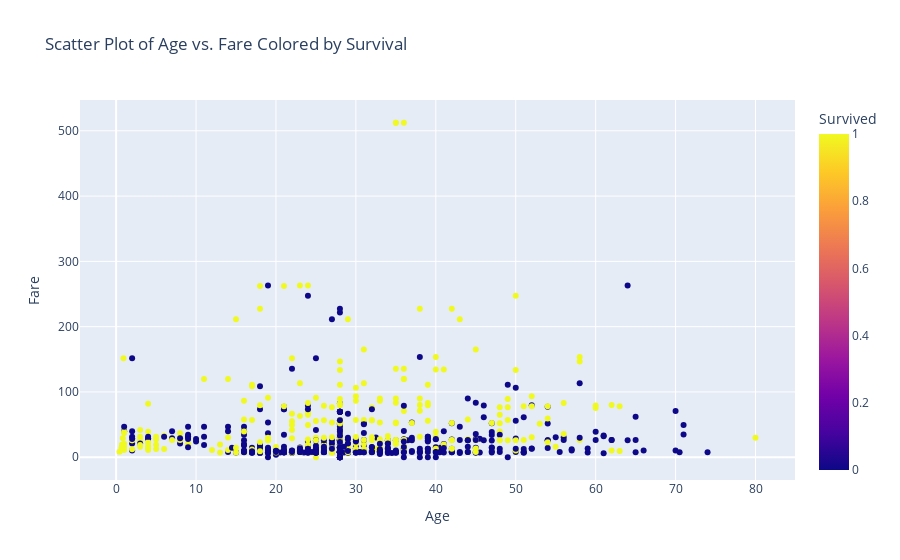

Notebook source saved alongside this figure:
### Markdown cell above
## Components of the Confusion Matrix
### True Positive (TP):
- *Definition*: The number of instances where the model correctly predicted the positive class.
- *Example*: If the model predicts that a passenger survived and they actually survived, it is counted as a TP.
- Consider a medical test for detecting a disease. A true positive is when the test correctly identifies a person with the disease as positive.
### True Negative (TN):
- *Definition*: The number of instances where the model correctly predicted the negative class.
- *Example*: If the model predicts that a passenger did not survive and they actually did not survive, it is counted as a TN.
- In the same medical test, a true negative is when the test correctly identifies a healthy person as negative.
### False Positive (FP):
- *Definition*: The number of instances where the model incorrectly predicted the positive class.
- *Example*: If the model predicts that a passenger survived but they did not survive, it is counted as a FP. This is also known as a Type I error.
- A false positive in the medical test scenario is when the test incorrectly identifies a healthy person as having the disease. This can cause unnecessary stress and further tests.
### False Negative (FN):
- *Definition*: The number of instances where the model incorrectly predicted the negative class.
- *Example*: If the model predicts that a passenger did not survive but they actually survived, it is counted as a FN. This is also known as a Type II error.
- In the medical test scenario, a false negative is when the test incorrectly identifies a person with the disease as negative. This can be dangerous as the disease might go untreated.

## Importance of Each Component
- *True Positives (TP) and True Negatives (TN)*: These represent the correctly classified instances and contribute to the overall accuracy of the model.
- *False Positives (FP)*: These are incorrect predictions where the model falsely alarms. In critical applications like medical diagnoses, FPs can lead to unnecessary treatments.
- *False Negatives (FN)*: These are incorrect predictions where the model fails to detect the actual positives. In critical applications, FNs can be more severe than FPs because they might lead to missed treatments.

<hr>

Predicted Not Survived (0)	Predicted Survived (1)

 Actual Not Survived (0) 80 10 
 
 Actual Survived (1)  5 45

<hr>

- TP (True Positive): 45 passengers were correctly predicted to have survived.
- TN (True Negative): 80 passengers were correctly predicted not to have survived.
- FP (False Positive): 10 passengers were incorrectly predicted to have survived (but they did not).
- FN (False Negative): 5 passengers were incorrectly predicted not to have survived (but they did).
 

<hr>

### Structure of a Multi-Class Confusion Matrix
For a problem with k classes, the confusion matrix will be a k×k table where:
- The rows represent the actual classes.
- The columns represent the predicted classes.
- Each cell in the matrix C(i,j) represents the number of instances where the actual class is i and the predicted class is j.

### Interpretation
- Diagonal Elements (True Positives for Each Class):
    - The diagonal elements C(i,i) represent the number of instances correctly predicted for each class.
    - For example, 50 instances of Class A were correctly predicted as Class A.
- Off-Diagonal Elements (Errors):
    - The off-diagonal elements represent the errors:C(i,j) where i ≠ j shows the number of instances where the actual class was i but was predicted as class j.

### Code cell
# Scatter Plot of Age vs. Fare Colored by Survival

fig = px.scatter(data, x='Age', y='Fare', color='Survived',
                 labels={'Survived': 'Survived'},
                 title='Scatter Plot of Age vs. Fare Colored by Survival')
fig.show()

### Figure 1 — Plotly figure (JSON) as saved in the notebook; plotly's stock layout.template omitted (floating-point values rounded to 4 significant figures; data arrays with more than 128 entries replaced by an {"elided": "..."} marker saying what was removed)
{"data": [{"hovertemplate": "Age=%{x}<br>Fare=%{y}<br>Survived=%{marker.color}<extra></extra>", "legendgroup": "", "marker": {"color": {"elided": "891 int values"}, "coloraxis": "coloraxis", "symbol": "circle"}, "mode": "markers", "name": "", "orientation": "v", "showlegend": false, "type": "scatter", "x": {"elided": "891 float values"}, "xaxis": "x", "y": {"elided": "891 float values"}, "yaxis": "y"}], "layout": {"coloraxis": {"colorbar": {"title": {"text": "Survived"}}, "colorscale": [[0, "#0d0887"], [0.1111, "#46039f"], [0.2222, "#7201a8"], [0.3333, "#9c179e"], [0.4444, "#bd3786"], [0.5556, "#d8576b"], [0.6667, "#ed7953"], [0.7778, "#fb9f3a"], [0.8889, "#fdca26"], [1, "#f0f921"]]}, "legend": {"tracegroupgap": 0}, "title": {"text": "Scatter Plot of Age vs. Fare Colored by Survival"}, "xaxis": {"anchor": "y", "domain": [0, 1], "title": {"text": "Age"}}, "yaxis": {"anchor": "x", "domain": [0, 1], "title": {"text": "Fare"}}}}
